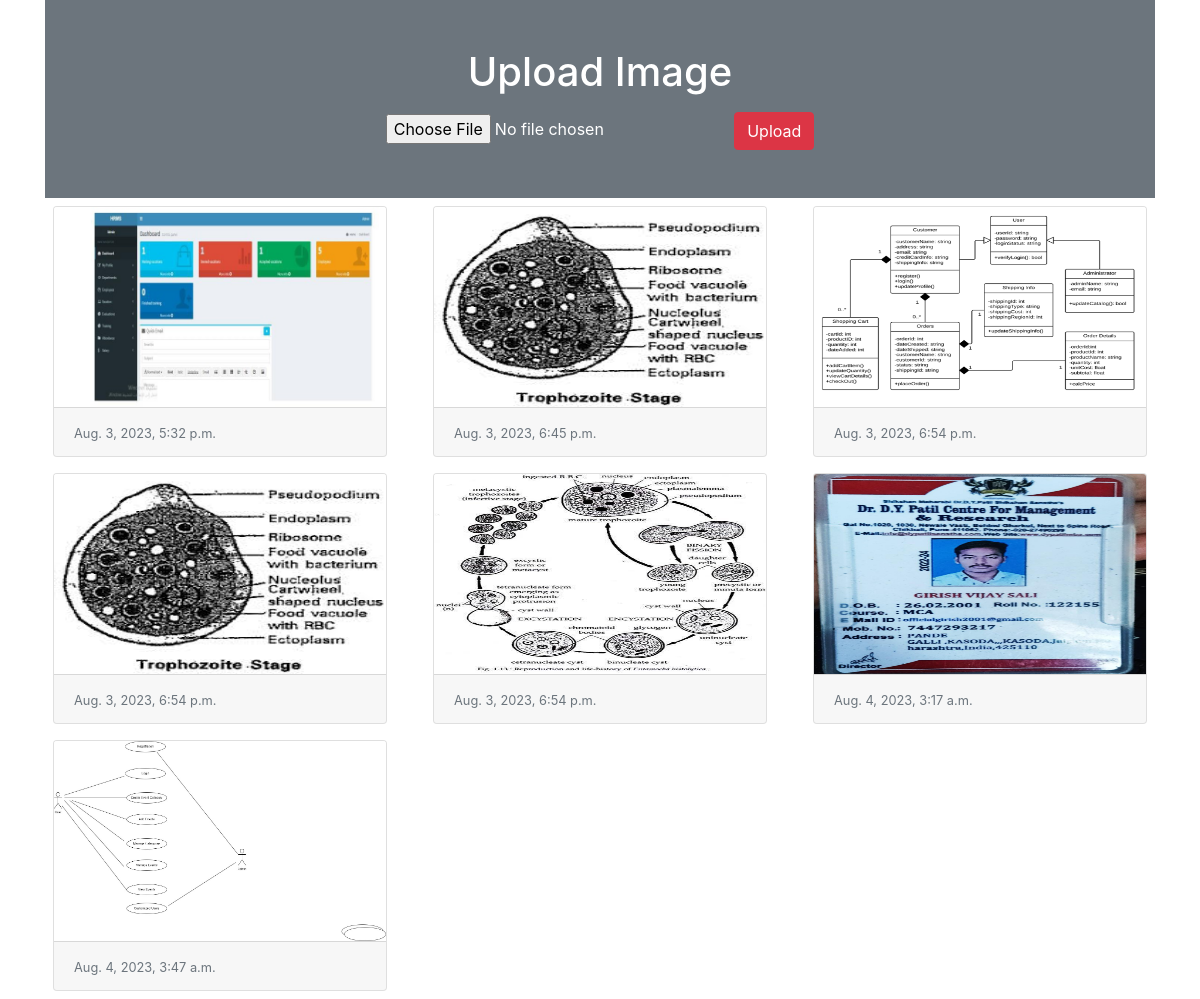
The page / on the database its author committed.
### myapp/models.py (models this page shows)
class Image(models.Model):
    photo=models.ImageField(upload_to='myImage')
    date=models.DateTimeField(auto_now_add=True)

### myapp/views.py (the view)
# urls.py: path('',views.home)
def home(request):
    if request.method=="POST":
        form=ImageForm(request.POST,request.FILES)
        if form.is_valid():
            form.save()
    form=ImageForm()
    img=Image.objects.all()
    return render(request,'myapp/home.html',{'img': img ,'form':form})

### myapp/forms.py
class ImageForm(forms.ModelForm):
    class Meta:
        model=Image
        fields='__all__'
        labels={'photo': ''}

### myapp/templates/myapp/home.html (shortened to what this page needs)
<!doctype html>
<html lang="en">
  <head>
    <link rel="stylesheet" href="https://cdn.jsdelivr.net/npm/bootstrap@4.5.3/dist/css/bootstrap.min.css">
  </head>
  <body>
   <div class="container">
    <div class="py-5 text-center bg-secondary text-white">
     <h1 class="mb-3">Upload Image</h1>
     <form action="" method="post" enctype="multipart/form-data">
      {{form}}
      <input type="submit" class="btn btn-danger" value="Upload">
     </form>
    </div>
    <div class="row">
     {% for x in img %}
      <div class="col-sm-4">
       <div class="card m-2">
        <img src="{{x.photo.url}}" alt="" class="card-img-top" height="200px">
        <div class="card-footer">
         <small class="text-muted">{{x.date}}</small>
        </div>
       </div>
      </div>
     {% endfor %}
    </div>
   </div>
  </body>
</html>

### rows shown on the page
Image: photo (picture), date "Aug. 3, 2023, 5:32 p.m."
Image: photo (picture), date "Aug. 3, 2023, 6:45 p.m."
Image: photo (picture), date "Aug. 3, 2023, 6:54 p.m."
Image: photo (picture), date "Aug. 3, 2023, 6:54 p.m."
Image: photo (picture), date "Aug. 3, 2023, 6:54 p.m."
Image: photo (picture), date "Aug. 4, 2023, 3:17 a.m."
Image: photo (picture), date "Aug. 4, 2023, 3:47 a.m."
